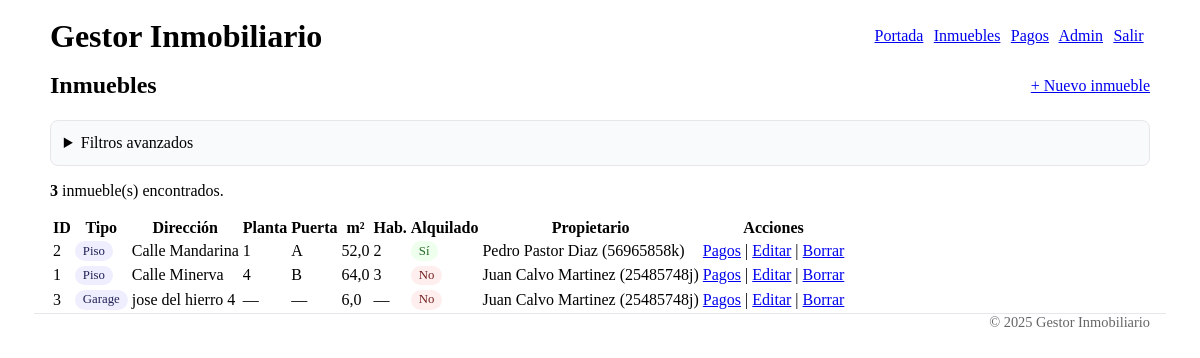
The app's page /inmuebles/ (signed in) with its own data.
### portada/models.py (models this page shows, shortened)
class Inmueble(models.Model):
    TIPO_CHOICES =[
        ('piso', 'Piso'),
        ('local', 'Local'),
        ('garaje', 'Garage'),
        ('trastero', 'Trastero'),
    ]
    tipo = models.CharField(max_length=20, choices=TIPO_CHOICES)
    direccion = models.CharField(max_length=200)
    planta = models.CharField(max_length=10, blank=True)
    puerta = models.CharField(max_length=10, blank=True)
    metros = models.FloatField()
    habitaciones = models.IntegerField(null=True, blank=True)
    propietario = models.ForeignKey(Propietario, on_delete=models.CASCADE, related_name='inmuebles')

class Propietario(models.Model):
    nombre = models.CharField(max_length=100)
    dni = models.CharField(max_length=20, unique=True)
    telefono = models.CharField(max_length=20, blank= True)
    email = models.EmailField(max_length=100, blank=True)
    direccion = models.CharField(max_length=100, blank = True)
    def __str__(self):
        return f"{self.nombre} ({self.dni})"
    def num_inmuebles(self):
        return self.inmuebles.count()  # ← gracias a related_name en Inmueble
    num_inmuebles.short_description = "Nº inmuebles"

### inmuebles/views.py (the view)
# urls.py: path("", views.InmuebleList.as_view(), name="lista"),
class InmuebleList(LoginRequiredMixin, ListView):
    model = Inmueble
    template_name = 'inmuebles/lista.html'
    paginate_by = 15
    ordering = ['direccion']
    def get_queryset(self):
        today = timezone.localdate()
        subq = Contrato.objects.filter(
            inmueble=OuterRef('pk'),
            fecha_inicio__lte=today
        ).filter(Q(fecha_fin__gte=today) | Q(fecha_fin__isnull=True))
        qs = Inmueble.objects.select_related('propietario').annotate(
            alquilado=Exists(subq)
        )
        GET = self.request.GET
        q       = GET.get('q')
        tipo    = GET.get('tipo')
        prop    = GET.get('prop')
        planta  = GET.get('planta')
        m2_min  = GET.get('m2_min')
        m2_max  = GET.get('m2_max')
        hab_min = GET.get('hab_min')
        hab_max = GET.get('hab_max')
        alquilado_filtro = GET.get('alquilado')
        orden   = GET.get('orden')
        if q: qs = qs.filter(direccion__icontains=q)
        if tipo: qs = qs.filter(tipo=tipo)
        if prop: qs = qs.filter(propietario__nombre__icontains=prop)
        if planta: qs = qs.filter(planta=planta)
        if alquilado_filtro == 'si':
            qs = qs.filter(alquilado=True)
        elif alquilado_filtro == 'no':
            qs = qs.filter(alquilado=False)
        def to_float(v):
            try: return float(v)
            except: return None
        def to_int(v):
            try: return int(v)
            except: return None
        m2_min_v, m2_max_v = to_float(m2_min), to_float(m2_max)
        hab_min_v, hab_max_v = to_int(hab_min), to_int(hab_max)
        if m2_min_v is not None: qs = qs.filter(metros__gte=m2_min_v)
        if m2_max_v is not None: qs = qs.filter(metros__lte=m2_max_v)
        if hab_min_v is not None: qs = qs.filter(habitaciones__gte=hab_min_v)
        if hab_max_v is not None: qs = qs.filter(habitaciones__lte=hab_max_v)
        if orden in ('direccion','-direccion','metros','-metros','habitaciones','-habitaciones'):
            qs = qs.order_by(orden)
        else:
            qs = qs.order_by(*self.ordering)
        return qs
    def get_context_data(self, **kwargs):
        ctx = super().get_context_data(**kwargs)
        GET = self.request.GET
        ctx.update({
            'q': GET.get('q',''),
            'tipo': GET.get('tipo',''),
            'prop': GET.get('prop',''),
            'planta': GET.get('planta',''),
            'm2_min': GET.get('m2_min',''),
            'm2_max': GET.get('m2_max',''),
            'hab_min': GET.get('hab_min',''),
            'hab_max': GET.get('hab_max',''),
            'alquilado': GET.get('alquilado',''),
            'orden': GET.get('orden','-direccion'),
            'TIPO_CHOICES': Inmueble.TIPO_CHOICES,
            'qs_base': '&'.join(f'{k}={v}' for k,v in GET.items() if k!='page' and v!=''),
        })
        return ctx

### inmuebles/templates/inmuebles/lista.html (shortened to what this page needs)
{% extends "portada/base.html" %}
{% block content %}
<div class="toolbar">
  <h2 style="margin: .5rem 0;">Inmuebles</h2>
  <div>
    {% if perms.portada.add_inmueble %}
      <a class="button" href="{% url 'inmuebles:nuevo' %}">+ Nuevo inmueble</a>
    {% endif %}
  </div>
</div>
<section class="filters" style="margin: .8rem 0 1rem;">
  <details {% if q or tipo or prop or planta or m2_min or m2_max or hab_min or hab_max or alquilado %}open{% endif %}>
    <summary>Filtros avanzados</summary>
  </details>
</section>
<p><strong>{{ page_obj.paginator.count }}</strong> inmueble(s) encontrados.</p>
<table>
  <thead>
    <tr>
      <th>ID</th>
      <th>Tipo</th>
      <th>Dirección</th>
      <th>Planta</th>
      <th>Puerta</th>
      <th>m²</th>
      <th>Hab.</th>
      <th>Alquilado</th>
      <th>Propietario</th>
      <th>Acciones</th>
    </tr>
  </thead>
  <tbody>
    {% for i in object_list %}
    <tr>
      <td>{{ i.id }}</td>
      <td><span class="pill">{{ i.get_tipo_display }}</span></td>
      <td>{{ i.direccion }}</td>
      <td>{{ i.planta|default:"—" }}</td>
      <td>{{ i.puerta|default:"—" }}</td>
      <td>{{ i.metros }}</td>
      <td>{{ i.habitaciones|default:"—" }}</td>
      <td>{% if i.alquilado %}<span class="pill green">Sí</span>{% else %}<span class="pill red">No</span>{% endif %}</td>
      <td>{{ i.propietario }}</td>
      <td>
        <a href="{% url 'pagos:lista' %}?inmueble={{ i.id }}">Pagos</a>
        {% if perms.portada.change_inmueble %} | <a href="{% url 'inmuebles:editar' i.id %}">Editar</a>{% endif %}
        {% if perms.portada.delete_inmueble %} | <a href="{% url 'inmuebles:borrar' i.id %}">Borrar</a>{% endif %}
      </td>
    </tr>
    {% endfor %}
  </tbody>
</table>
{% endblock %}

### portada/templates/portada/base.html (shortened to what this page needs)
<!doctype html>
<html lang="es">
<head>
  <link rel="stylesheet" href="https://cdn.simplecss.org/simple.min.css">
</head>
<body>
<header>
  <div class="container">
    <div class="toolbar">
      <h1 style="margin:.6rem 0;">Gestor Inmobiliario</h1>
      <nav>
        <a href="{% url 'portada:home' %}" class="{% if request.resolver_match.url_name == 'home' %}active{% endif %}">Portada</a>
        <a href="/inmuebles/" class="{% if request.path|slice:":11" == "/inmuebles" %}active{% endif %}">Inmuebles</a>
        <a href="/pagos/" class="{% if request.path|slice:":7" == "/pagos/" %}active{% endif %}">Pagos</a>
        {% if user.is_authenticated %}
          <a href="/admin/">Admin</a>
          <a href="/accounts/logout/">Salir</a>
        {% else %}
          <a href="/accounts/login/">Entrar</a>
        {% endif %}
      </nav>
    </div>
  </div>
</header>
<main class="container">
  {% block content %}{% endblock %}
</main>
<footer class="container">
  <div class="right">&copy; {% now "Y" %} Gestor Inmobiliario</div>
</footer>
</body>
</html>

### portada/templates/portada/base.html (style rules this page uses)
:root { --accent-hue: 210; --border-color: #e5e7eb; --surface: #f8fafc; }
header { position: sticky; top: 0; z-index: 5; background: white; }
.container { max-width: 1100px; margin: 0 auto; padding: 0 1rem; }
nav a { margin-right:.4rem; }
.pill { display:inline-block; padding:.15rem .5rem; border-radius: 999px; font-size:.8rem; background:#eef; color:#225; }
.pill.red { background:#fee; color:#722; }
.pill.green { background:#efe; color:#262; }
.toolbar { display:flex; gap:.5rem; align-items:center; justify-content:space-between; flex-wrap: wrap; }
.filters { border:1px solid var(--border-color); border-radius:.5rem; padding: .8rem; background: var(--surface); }
.filters details { margin:0; }
table th { position: sticky; top: 56px; background: white; }
footer { margin-top:2rem; padding:1.5rem 0; border-top:1px solid var(--border-color); color:#666; font-size:.9rem; }
.right { text-align:right; }

### records on screen
Inmueble: id "2", tipo "Piso", direccion "Calle Mandarina", planta "1", puerta "A", metros "52,0", habitaciones "2", shows "Sí", propietario "Pedro Pastor Diaz (56965858k)"
Inmueble: id "1", tipo "Piso", direccion "Calle Minerva", planta "4", puerta "B", metros "64,0", habitaciones "3", shows "No", propietario "Juan Calvo Martinez (25485748j)"
Inmueble: id "3", tipo "Garage", direccion "jose del hierro 4", planta "—", puerta "—", metros "6,0", habitaciones "—", shows "No", propietario "Juan Calvo Martinez (25485748j)"

### other values on screen
{{ page_obj.paginator.count }} "3"
